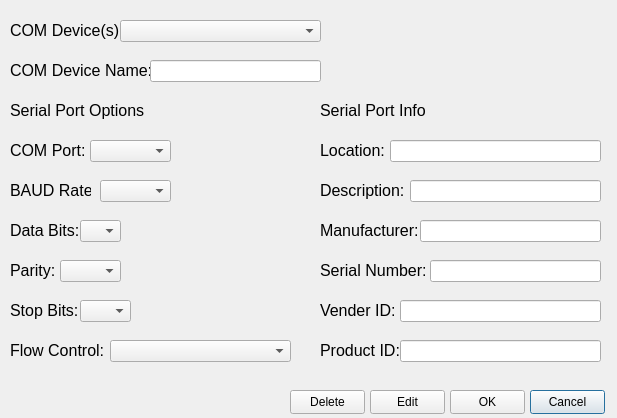
<?xml version="1.0" encoding="UTF-8"?>
<ui version="4.0">
 <class>editComDeviceWindow</class>
 <widget class="QDialog" name="editComDeviceWindow">
  <property name="geometry">
   <rect>
    <x>0</x>
    <y>0</y>
    <width>617</width>
    <height>418</height>
   </rect>
  </property>
  <property name="font">
   <font>
    <pointsize>10</pointsize>
   </font>
  </property>
  <property name="windowTitle">
   <string>Edit Other COM Devices</string>
  </property>
  <widget class="QComboBox" name="comPortComboBox">
   <property name="geometry">
    <rect>
     <x>90</x>
     <y>140</y>
     <width>81</width>
     <height>22</height>
    </rect>
   </property>
  </widget>
  <widget class="QLabel" name="label_14">
   <property name="geometry">
    <rect>
     <x>320</x>
     <y>170</y>
     <width>91</width>
     <height>41</height>
    </rect>
   </property>
   <property name="font">
    <font>
     <pointsize>12</pointsize>
    </font>
   </property>
   <property name="text">
    <string>Description:</string>
   </property>
  </widget>
  <widget class="QLabel" name="label_17">
   <property name="geometry">
    <rect>
     <x>320</x>
     <y>290</y>
     <width>81</width>
     <height>41</height>
    </rect>
   </property>
   <property name="font">
    <font>
     <pointsize>12</pointsize>
    </font>
   </property>
   <property name="text">
    <string>Vender ID:</string>
   </property>
  </widget>
  <widget class="QComboBox" name="stopBitsComboBox">
   <property name="geometry">
    <rect>
     <x>80</x>
     <y>300</y>
     <width>51</width>
     <height>22</height>
    </rect>
   </property>
  </widget>
  <widget class="QLabel" name="label_16">
   <property name="geometry">
    <rect>
     <x>320</x>
     <y>250</y>
     <width>111</width>
     <height>41</height>
    </rect>
   </property>
   <property name="font">
    <font>
     <pointsize>12</pointsize>
    </font>
   </property>
   <property name="text">
    <string>Serial Number:</string>
   </property>
  </widget>
  <widget class="QLabel" name="label_15">
   <property name="geometry">
    <rect>
     <x>320</x>
     <y>210</y>
     <width>101</width>
     <height>41</height>
    </rect>
   </property>
   <property name="font">
    <font>
     <pointsize>12</pointsize>
    </font>
   </property>
   <property name="text">
    <string>Manufacturer:</string>
   </property>
  </widget>
  <widget class="QLineEdit" name="descriptionLineEdit">
   <property name="geometry">
    <rect>
     <x>410</x>
     <y>180</y>
     <width>191</width>
     <height>22</height>
    </rect>
   </property>
   <property name="font">
    <font>
     <pointsize>10</pointsize>
    </font>
   </property>
   <property name="alignment">
    <set>Qt::AlignmentFlag::AlignRight|Qt::AlignmentFlag::AlignTrailing|Qt::AlignmentFlag::AlignVCenter</set>
   </property>
  </widget>
  <widget class="QLabel" name="label_13">
   <property name="geometry">
    <rect>
     <x>320</x>
     <y>130</y>
     <width>71</width>
     <height>41</height>
    </rect>
   </property>
   <property name="font">
    <font>
     <pointsize>12</pointsize>
    </font>
   </property>
   <property name="text">
    <string>Location:</string>
   </property>
  </widget>
  <widget class="QLabel" name="label">
   <property name="geometry">
    <rect>
     <x>10</x>
     <y>50</y>
     <width>141</width>
     <height>41</height>
    </rect>
   </property>
   <property name="font">
    <font>
     <pointsize>12</pointsize>
    </font>
   </property>
   <property name="text">
    <string>COM Device Name:</string>
   </property>
  </widget>
  <widget class="QLabel" name="label_6">
   <property name="geometry">
    <rect>
     <x>10</x>
     <y>250</y>
     <width>51</width>
     <height>41</height>
    </rect>
   </property>
   <property name="font">
    <font>
     <pointsize>12</pointsize>
    </font>
   </property>
   <property name="text">
    <string>Parity:</string>
   </property>
  </widget>
  <widget class="QComboBox" name="flowControlComboBox">
   <property name="geometry">
    <rect>
     <x>110</x>
     <y>340</y>
     <width>181</width>
     <height>22</height>
    </rect>
   </property>
  </widget>
  <widget class="QLineEdit" name="manufactureLineEdit">
   <property name="geometry">
    <rect>
     <x>420</x>
     <y>220</y>
     <width>181</width>
     <height>22</height>
    </rect>
   </property>
   <property name="font">
    <font>
     <pointsize>10</pointsize>
    </font>
   </property>
   <property name="alignment">
    <set>Qt::AlignmentFlag::AlignRight|Qt::AlignmentFlag::AlignTrailing|Qt::AlignmentFlag::AlignVCenter</set>
   </property>
  </widget>
  <widget class="QLineEdit" name="serialNumLineEdit">
   <property name="geometry">
    <rect>
     <x>430</x>
     <y>260</y>
     <width>171</width>
     <height>22</height>
    </rect>
   </property>
   <property name="font">
    <font>
     <pointsize>10</pointsize>
    </font>
   </property>
   <property name="alignment">
    <set>Qt::AlignmentFlag::AlignRight|Qt::AlignmentFlag::AlignTrailing|Qt::AlignmentFlag::AlignVCenter</set>
   </property>
  </widget>
  <widget class="QLabel" name="label_3">
   <property name="geometry">
    <rect>
     <x>10</x>
     <y>130</y>
     <width>81</width>
     <height>41</height>
    </rect>
   </property>
   <property name="font">
    <font>
     <pointsize>12</pointsize>
    </font>
   </property>
   <property name="text">
    <string>COM Port:</string>
   </property>
  </widget>
  <widget class="QComboBox" name="baudSpeedComboBox">
   <property name="geometry">
    <rect>
     <x>100</x>
     <y>180</y>
     <width>71</width>
     <height>22</height>
    </rect>
   </property>
  </widget>
  <widget class="QLabel" name="label_5">
   <property name="geometry">
    <rect>
     <x>10</x>
     <y>210</y>
     <width>71</width>
     <height>41</height>
    </rect>
   </property>
   <property name="font">
    <font>
     <pointsize>12</pointsize>
    </font>
   </property>
   <property name="text">
    <string>Data Bits:</string>
   </property>
  </widget>
  <widget class="QLabel" name="label_4">
   <property name="geometry">
    <rect>
     <x>10</x>
     <y>170</y>
     <width>81</width>
     <height>41</height>
    </rect>
   </property>
   <property name="font">
    <font>
     <pointsize>12</pointsize>
    </font>
   </property>
   <property name="text">
    <string>BAUD Rate:</string>
   </property>
  </widget>
  <widget class="QLabel" name="label_7">
   <property name="geometry">
    <rect>
     <x>10</x>
     <y>290</y>
     <width>71</width>
     <height>41</height>
    </rect>
   </property>
   <property name="font">
    <font>
     <pointsize>12</pointsize>
    </font>
   </property>
   <property name="text">
    <string>Stop Bits:</string>
   </property>
  </widget>
  <widget class="QLabel" name="label_2">
   <property name="geometry">
    <rect>
     <x>10</x>
     <y>90</y>
     <width>141</width>
     <height>41</height>
    </rect>
   </property>
   <property name="font">
    <font>
     <pointsize>12</pointsize>
    </font>
   </property>
   <property name="text">
    <string>Serial Port Options</string>
   </property>
  </widget>
  <widget class="QComboBox" name="parityComboBox">
   <property name="geometry">
    <rect>
     <x>60</x>
     <y>260</y>
     <width>61</width>
     <height>22</height>
    </rect>
   </property>
  </widget>
  <widget class="QLineEdit" name="locationLlineEdit">
   <property name="geometry">
    <rect>
     <x>390</x>
     <y>140</y>
     <width>211</width>
     <height>22</height>
    </rect>
   </property>
   <property name="font">
    <font>
     <pointsize>10</pointsize>
    </font>
   </property>
   <property name="alignment">
    <set>Qt::AlignmentFlag::AlignRight|Qt::AlignmentFlag::AlignTrailing|Qt::AlignmentFlag::AlignVCenter</set>
   </property>
  </widget>
  <widget class="QLabel" name="label_8">
   <property name="geometry">
    <rect>
     <x>10</x>
     <y>330</y>
     <width>101</width>
     <height>41</height>
    </rect>
   </property>
   <property name="font">
    <font>
     <pointsize>12</pointsize>
    </font>
   </property>
   <property name="text">
    <string>Flow Control:</string>
   </property>
  </widget>
  <widget class="QLineEdit" name="vendorIDLineEdit">
   <property name="geometry">
    <rect>
     <x>400</x>
     <y>300</y>
     <width>201</width>
     <height>22</height>
    </rect>
   </property>
   <property name="font">
    <font>
     <pointsize>10</pointsize>
    </font>
   </property>
   <property name="alignment">
    <set>Qt::AlignmentFlag::AlignRight|Qt::AlignmentFlag::AlignTrailing|Qt::AlignmentFlag::AlignVCenter</set>
   </property>
  </widget>
  <widget class="QLineEdit" name="productIDLineEdit">
   <property name="geometry">
    <rect>
     <x>400</x>
     <y>340</y>
     <width>201</width>
     <height>22</height>
    </rect>
   </property>
   <property name="alignment">
    <set>Qt::AlignmentFlag::AlignRight|Qt::AlignmentFlag::AlignTrailing|Qt::AlignmentFlag::AlignVCenter</set>
   </property>
  </widget>
  <widget class="QComboBox" name="dataBitsComboBox">
   <property name="geometry">
    <rect>
     <x>80</x>
     <y>220</y>
     <width>41</width>
     <height>22</height>
    </rect>
   </property>
  </widget>
  <widget class="QLineEdit" name="comDeviceNameLineEdit">
   <property name="geometry">
    <rect>
     <x>150</x>
     <y>60</y>
     <width>171</width>
     <height>22</height>
    </rect>
   </property>
   <property name="font">
    <font>
     <pointsize>10</pointsize>
    </font>
   </property>
   <property name="alignment">
    <set>Qt::AlignmentFlag::AlignRight|Qt::AlignmentFlag::AlignTrailing|Qt::AlignmentFlag::AlignVCenter</set>
   </property>
  </widget>
  <widget class="QLabel" name="label_19">
   <property name="geometry">
    <rect>
     <x>320</x>
     <y>90</y>
     <width>111</width>
     <height>41</height>
    </rect>
   </property>
   <property name="font">
    <font>
     <pointsize>12</pointsize>
    </font>
   </property>
   <property name="text">
    <string>Serial Port Info</string>
   </property>
  </widget>
  <widget class="QLabel" name="label_18">
   <property name="geometry">
    <rect>
     <x>320</x>
     <y>330</y>
     <width>81</width>
     <height>41</height>
    </rect>
   </property>
   <property name="font">
    <font>
     <pointsize>12</pointsize>
    </font>
   </property>
   <property name="text">
    <string>Product ID:</string>
   </property>
  </widget>
  <widget class="QLabel" name="label_9">
   <property name="geometry">
    <rect>
     <x>10</x>
     <y>10</y>
     <width>111</width>
     <height>41</height>
    </rect>
   </property>
   <property name="font">
    <font>
     <pointsize>12</pointsize>
    </font>
   </property>
   <property name="text">
    <string>COM Device(s):</string>
   </property>
  </widget>
  <widget class="QComboBox" name="savedComDevicesComboBox">
   <property name="geometry">
    <rect>
     <x>120</x>
     <y>20</y>
     <width>201</width>
     <height>22</height>
    </rect>
   </property>
  </widget>
  <widget class="QPushButton" name="deletePushButton">
   <property name="geometry">
    <rect>
     <x>290</x>
     <y>390</y>
     <width>75</width>
     <height>24</height>
    </rect>
   </property>
   <property name="font">
    <font>
     <pointsize>9</pointsize>
    </font>
   </property>
   <property name="text">
    <string>Delete</string>
   </property>
   <property name="autoDefault">
    <bool>false</bool>
   </property>
  </widget>
  <widget class="QPushButton" name="editPushButton">
   <property name="geometry">
    <rect>
     <x>370</x>
     <y>390</y>
     <width>75</width>
     <height>24</height>
    </rect>
   </property>
   <property name="font">
    <font>
     <pointsize>9</pointsize>
    </font>
   </property>
   <property name="text">
    <string>Edit</string>
   </property>
   <property name="autoDefault">
    <bool>false</bool>
   </property>
  </widget>
  <widget class="QPushButton" name="okPushButton">
   <property name="geometry">
    <rect>
     <x>450</x>
     <y>390</y>
     <width>75</width>
     <height>24</height>
    </rect>
   </property>
   <property name="font">
    <font>
     <pointsize>9</pointsize>
    </font>
   </property>
   <property name="text">
    <string>OK</string>
   </property>
   <property name="autoDefault">
    <bool>false</bool>
   </property>
  </widget>
  <widget class="QPushButton" name="cancelPushButton">
   <property name="geometry">
    <rect>
     <x>530</x>
     <y>390</y>
     <width>75</width>
     <height>24</height>
    </rect>
   </property>
   <property name="font">
    <font>
     <pointsize>9</pointsize>
    </font>
   </property>
   <property name="text">
    <string>Cancel</string>
   </property>
   <property name="default">
    <bool>true</bool>
   </property>
  </widget>
 </widget>
 <resources/>
 <connections/>
</ui>
